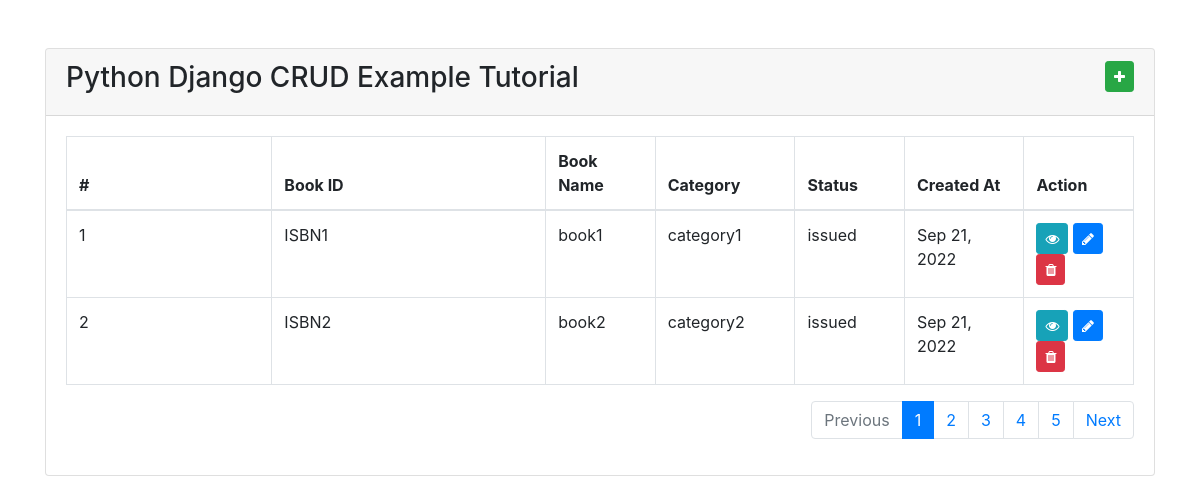
/books, run on the app's committed database.
### tutorials2_books/models_base.py (models this page shows, shortened)
class Books(models.Model):
    BOOK_STATUS = (
        ('issued', 'Issued'),
        ('not-issued', 'Not Issued'),
    )
    book_id = models.CharField(max_length=10)
    bookname = models.CharField(max_length=50)
    subject = models.CharField(max_length=20)
    category = models.CharField(max_length=10)
    status = models.CharField('Status', max_length=20, choices=BOOK_STATUS, default='not-issued')
    created_at = models.DateTimeField(verbose_name='Created time', auto_now_add=True)
    updated_at = models.DateTimeField(verbose_name='Updated time', auto_now=True)
    class Meta:
        verbose_name = "Book"
        verbose_name_plural = "Books"

### tutorials2_books/views.py (the view)
# urls.py: path('', views.index, name='home'),  # default empty page
def index(request):
    books = Books.objects.all()
    page = request.GET.get('page', 1)
    paginator = Paginator(books, 2)
    try:
        books = paginator.page(page)
    except PageNotAnInteger:
        print('page provided not an Integer')
        books = paginator.page(1)
    except EmptyPage:
        books = paginator.page(paginator.num_pages)
    return render(request, 'index.html', {'books': books})

### tutorials2_books/templates/index.html (shortened to what this page needs)
<!DOCTYPE html>
<html>
<head>
    <link rel="stylesheet" href="https://cdn.jsdelivr.net/npm/bootstrap@4.6.1/dist/css/bootstrap.min.css">
    <link rel="stylesheet" href="https://cdnjs.cloudflare.com/ajax/libs/font-awesome/4.7.0/css/font-awesome.min.css" />
</head>
<body>
    <div class="container mt-5">
        <div class="row">
            <div class="col-md-12">
                <div class="card">
                    <div class="card-header">
                        <div class="row">
                            <div class="col-md-9">
                                <h3>Python Django CRUD Example Tutorial</h3>
                            </div>
                            <div class="col-md-3 text-right">
                                <a href="add/" class="btn btn-success btn-sm"> <i class="fa fa-plus"></i></a>
                            </div>
                        </div>
                    </div>
                    <div class="card-body">
                        <table class="table table-bordered table-hover">
                            <thead>
                                <tr>
                                    <th width="150">#</th>
                                    <th width="200">Book ID</th>
                                    <th width="80">Book Name</th>
                                    <th width="80">Category</th>
                                    <th width="80">Status</th>
                                    <th width="80">Created At</th>
                                    <th width="80">Action</th>
                                </tr>
                            </thead>
                            <tbody>
                                {% for book in books %}
                                    <tr>
                                        <td>{{ book.id }}</td>
                                        <td>{{ book.book_id }}</td>
                                        <td>{{ book.bookname }}</td>
                                        <td>{{ book.category }}</td>
                                        <td>{{ book.status }}</td>
                                        <td>{{ book.created_at|date:"M d, Y" }}</td>
                                        <td>
                                            <a href="show/{{ book.id }}" class="btn btn-info btn-sm"> <i class="fa fa-eye"></i></a>
                                            <a href="update/{{ book.id }}" class="btn btn-primary btn-sm"> <i class="fa fa-pencil"></i></a>
                                            <a href="delete/{{ book.id }}" onclick="return confirm('Are you sure you want to delete this?')" class="btn btn-danger btn-sm"> <i class="fa fa-trash"></i></a>
                                        </td>
                                    </tr>
                                    {% empty %}
                                        <tr class="text-center">
                                            <td colspan="4">There are no Record Found!</td>
                                        </tr>
                                {% endfor %}
                            </tbody>
                        </table>
                        <nav aria-label="Page navigation example">
                          <ul class="pagination justify-content-end">
                            {% if books.has_previous %}
                              <li class="page-item">
                                <a class="page-link" href="?page={{ books.previous_page_number }}">Previous</a>
                              </li>
                            {% else %}
                              <li class="page-item disabled">
                                <a class="page-link" href="#" tabindex="-1" aria-disabled="True">Previous</a>
                              </li>
                            {% endif %}
                            {% for i in books.paginator.page_range %}
                              {% if books.number == i %}
                                <li class="page-item active" aria-current="page">
                                  <span class="page-link">
                                    {{ i }}
                                  </span>
                                </li>
                              {% else %}
                                <li class="page-item"><a class="page-link" href="?page={{ i }}">{{ i }}</a></li>
                              {% endif %}
                            {% endfor %}
                            {% if books.has_next %}
                              <li class="page-item">
                                <a class="page-link" href="?page={{ books.next_page_number }}">Next</a>
                              </li>
                            {% else %}
                              <li class="page-item disabled">
                                <a class="page-link" href="#" tabindex="-1" aria-disabled="True">Next</a>
                              </li>
                            {% endif %}
                          </ul>
                        </nav>
                    </div>
                </div>
            </div>
        </div>
    </div>
</body>
</html>

### data on the page
Books: id "1", book_id "ISBN1", bookname "book1", category "category1", status "issued", created_at "Sep 21, 2022"
Books: id "2", book_id "ISBN2", bookname "book2", category "category2", status "issued", created_at "Sep 21, 2022"

### other printed values
{{ i }} "1"
{{ i }} "2" "3" "4" "5"
